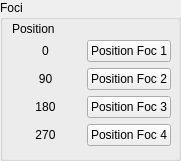
   <widget class="QGroupBox" name="groupBox">
    <property name="geometry">
     <rect>
      <x>30</x>
      <y>420</y>
      <width>181</width>
      <height>161</height>
     </rect>
    </property>
    <property name="title">
     <string>Foci</string>
    </property>
    <widget class="QLabel" name="label">
     <property name="geometry">
      <rect>
       <x>12</x>
       <y>21</y>
       <width>54</width>
       <height>16</height>
      </rect>
     </property>
     <property name="text">
      <string>Position</string>
     </property>
    </widget>
    <widget class="QWidget" name="layoutWidget">
     <property name="geometry">
      <rect>
       <x>10</x>
       <y>40</y>
       <width>161</width>
       <height>110</height>
      </rect>
     </property>
     <layout class="QGridLayout" name="gridLayout">
      <item row="0" column="0">
       <widget class="QLabel" name="label_2">
        <property name="text">
         <string>0</string>
        </property>
        <property name="alignment">
         <set>Qt::AlignCenter</set>
        </property>
       </widget>
      </item>
      <item row="1" column="0">
       <widget class="QLabel" name="label_3">
        <property name="text">
         <string>90</string>
        </property>
        <property name="alignment">
         <set>Qt::AlignCenter</set>
        </property>
       </widget>
      </item>
      <item row="1" column="1">
       <widget class="QPushButton" name="pushButton_ro_F2">
        <property name="text">
         <string>Position Foc 2</string>
        </property>
       </widget>
      </item>
      <item row="2" column="0">
       <widget class="QLabel" name="label_4">
        <property name="text">
         <string>180</string>
        </property>
        <property name="alignment">
         <set>Qt::AlignCenter</set>
        </property>
       </widget>
      </item>
      <item row="2" column="1">
       <widget class="QPushButton" name="pushButton_ro_F3">
        <property name="text">
         <string>Position Foc 3</string>
        </property>
       </widget>
      </item>
      <item row="3" column="0">
       <widget class="QLabel" name="label_5">
        <property name="text">
         <string>270</string>
        </property>
        <property name="alignment">
         <set>Qt::AlignCenter</set>
        </property>
       </widget>
      </item>
      <item row="3" column="1">
       <widget class="QPushButton" name="pushButton_ro_F4">
        <property name="text">
         <string>Position Foc 4</string>
        </property>
       </widget>
      </item>
      <item row="0" column="1">
       <widget class="QPushButton" name="pushButton_ro_F1">
        <property name="text">
         <string>Position Foc 1</string>
        </property>
       </widget>
      </item>
     </layout>
    </widget>
   </widget>
